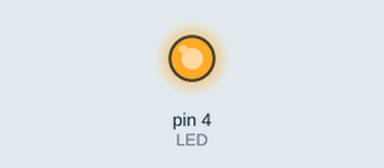
Simulated run of this sketch. Board: Arduino Uno, built with avr-gcc and run on an emulated ATmega328P. Parts: output pins drawn as LEDs (lit = HIGH).

Above: at 1.5 s.
At 4.0 s:
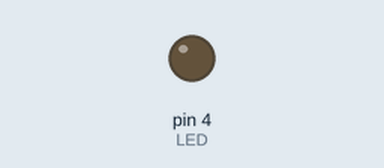
Timing chart, 0 to 6.5 s (numbered marks = the images above):
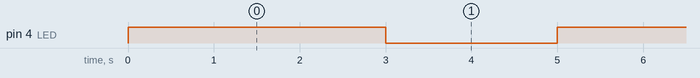

Measured:
- by itself, pin 4 (LED): alternates HIGH for 3.0 s and LOW for 2.0 s

The sketch:

LED.ino
```cpp
//**************************************************************************

// l’initialisation de la variable

int LED = 4;


//*******************************************************************

void setup() {  // la fonction de configuration

 pinMode(LED,OUTPUT); //règle la borne numérique numéro 8 de la carte Arduino en mode sortie

}


//*********************************************************************************

void loop() {                   // Fonction main

  digitalWrite(LED,HIGH); //le courant est envoyé sur la borne 8, la LED  s'allume  HIGH+++> 5V

  delay(3000);            // delay(ms)  ====> delay(1000);  // Attend une seconde

  digitalWrite(LED,LOW); //  Éteignez la LED

  delay(2000);


}
```
